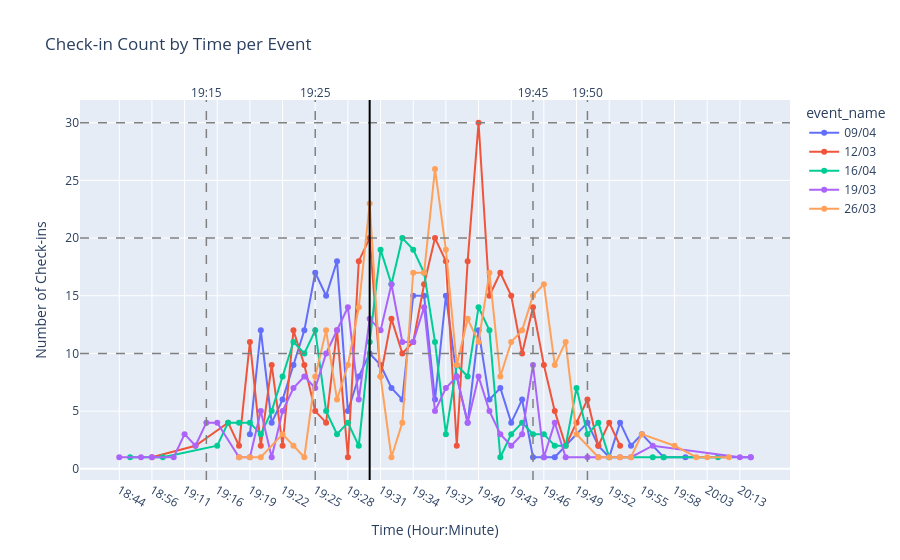

Notebook code cell kept with this figure:
### Code cell
# Check-in minute rush by event
min_rush_event = checkin_info.groupby(['event_name', 'hr_min'], as_index=False).size()
# min_rush = min_rush.sort_values(by=['hr_min'])
time_order = sorted(min_rush_event['hr_min'].unique(), key=lambda x: pd.to_datetime(x, format='%H:%M'))
min_fig = px.line(min_rush_event, x='hr_min', y='size', 
                  category_orders={'hr_min': time_order},  # ensure x-axis is in chronological order
                  color='event_name', markers=True,
                  title='Check-in Count by Time per Event')
min_fig.update_xaxes(dtick=3, tickangle=30)  
min_fig.update_layout(xaxis_title='Time (Hour:Minute)', yaxis_title='Number of Check-ins')

# add vertical lines for key time points 
time_ticks = ['19:15', '19:25', '19:45', '19:50']
for t in time_ticks:
    min_fig.add_vline(x=t, line_dash='dash', line_color='grey', line_width=1.5)
min_fig.add_trace(go.Scatter(x=time_ticks, y=[None] * len(time_ticks), xaxis='x2', 
                             showlegend=False, hoverinfo='skip', mode='markers', marker=dict(opacity=0)))
min_fig.update_layout(xaxis2=dict(overlaying='x', side='top', matches='x', 
                                  tickvals=[time_order.index(t) for t in time_ticks],  # numeric positions of those 4 times
                                  ticktext=time_ticks, showgrid=False,))
for p in [10, 20, 30]:
    min_fig.add_hline(y=p, line_dash='dash', line_color='grey', line_width=1.5)
min_fig.add_vline(x='19:30', line_dash='solid', line_color='black', line_width=2)
min_fig

### Figure 1 — Plotly figure (JSON) as saved in the notebook; plotly's stock layout.template omitted (floating-point values rounded to 4 significant figures)
{"data": [{"hovertemplate": "event_name=09/04<br>hr_min=%{x}<br>size=%{y}<extra></extra>", "legendgroup": "09/04", "line": {"color": "#636efa", "dash": "solid"}, "marker": {"symbol": "circle"}, "mode": "lines+markers", "name": "09/04", "orientation": "v", "showlegend": true, "type": "scatter", "x": ["19:19", "19:20", "19:21", "19:22", "19:23", "19:24", "19:25", "19:26", "19:27", "19:28", "19:29", "19:30", "19:31", "19:32", "19:33", "19:34", "19:35", "19:36", "19:37", "19:38", "19:39", "19:40", "19:41", "19:42", "19:43", "19:44", "19:45", "19:46", "19:47", "19:50", "19:51", "19:52", "19:53", "19:54", "19:55", "19:57", "20:00", "20:14"], "xaxis": "x", "y": [3, 12, 4, 6, 9, 12, 17, 15, 18, 5, 8, 10, 9, 7, 6, 15, 15, 6, 15, 8, 4, 12, 6, 7, 4, 6, 1, 1, 1, 4, 2, 1, 4, 2, 3, 1, 1, 1], "yaxis": "y"}, {"hovertemplate": "event_name=12/03<br>hr_min=%{x}<br>size=%{y}<extra></extra>", "legendgroup": "12/03", "line": {"color": "#EF553B", "dash": "solid"}, "marker": {"symbol": "circle"}, "mode": "lines+markers", "name": "12/03", "orientation": "v", "showlegend": true, "type": "scatter", "x": ["18:56", "19:13", "19:17", "19:18", "19:19", "19:20", "19:21", "19:22", "19:23", "19:24", "19:25", "19:26", "19:27", "19:28", "19:29", "19:30", "19:31", "19:32", "19:33", "19:34", "19:35", "19:36", "19:37", "19:38", "19:39", "19:40", "19:41", "19:42", "19:43", "19:44", "19:45", "19:46", "19:47", "19:48", "19:49", "19:50", "19:51", "19:52", "19:53"], "xaxis": "x", "y": [1, 2, 4, 2, 11, 2, 9, 2, 12, 9, 5, 4, 12, 1, 18, 20, 8, 13, 10, 11, 16, 20, 18, 2, 18, 30, 15, 17, 15, 10, 14, 9, 5, 2, 4, 6, 2, 4, 2], "yaxis": "y"}, {"hovertemplate": "event_name=16/04<br>hr_min=%{x}<br>size=%{y}<extra></extra>", "legendgroup": "16/04", "line": {"color": "#00cc96", "dash": "solid"}, "marker": {"symbol": "circle"}, "mode": "lines+markers", "name": "16/04", "orientation": "v", "showlegend": true, "type": "scatter", "x": ["18:49", "19:05", "19:16", "19:17", "19:18", "19:19", "19:20", "19:21", "19:22", "19:23", "19:24", "19:25", "19:26", "19:27", "19:28", "19:29", "19:30", "19:31", "19:32", "19:33", "19:34", "19:35", "19:36", "19:37", "19:38", "19:39", "19:40", "19:41", "19:42", "19:43", "19:44", "19:45", "19:46", "19:47", "19:48", "19:49", "19:50", "19:51", "19:52", "19:56", "19:57", "20:04"], "xaxis": "x", "y": [1, 1, 2, 4, 4, 4, 3, 5, 8, 11, 10, 12, 5, 3, 4, 2, 11, 19, 16, 20, 19, 17, 11, 3, 9, 8, 14, 12, 1, 3, 4, 3, 3, 2, 2, 7, 3, 4, 1, 1, 1, 1], "yaxis": "y"}, {"hovertemplate": "event_name=19/03<br>hr_min=%{x}<br>size=%{y}<extra></extra>", "legendgroup": "19/03", "line": {"color": "#ab63fa", "dash": "solid"}, "marker": {"symbol": "circle"}, "mode": "lines+markers", "name": "19/03", "orientation": "v", "showlegend": true, "type": "scatter", "x": ["18:44", "18:55", "18:56", "19:09", "19:11", "19:13", "19:15", "19:16", "19:18", "19:19", "19:20", "19:21", "19:22", "19:23", "19:24", "19:25", "19:26", "19:27", "19:28", "19:29", "19:30", "19:31", "19:32", "19:33", "19:34", "19:35", "19:36", "19:37", "19:38", "19:39", "19:40", "19:41", "19:42", "19:43", "19:44", "19:45", "19:46", "19:47", "19:48", "19:50", "19:51", "19:53", "19:54", "19:56", "20:13", "20:14"], "xaxis": "x", "y": [1, 1, 1, 1, 3, 2, 4, 4, 1, 1, 5, 1, 5, 7, 8, 7, 10, 12, 14, 6, 13, 12, 16, 11, 11, 14, 5, 7, 8, 4, 8, 5, 3, 2, 3, 9, 1, 4, 1, 1, 1, 1, 1, 2, 1, 1], "yaxis": "y"}, {"hovertemplate": "event_name=26/03<br>hr_min=%{x}<br>size=%{y}<extra></extra>", "legendgroup": "26/03", "line": {"color": "#FFA15A", "dash": "solid"}, "marker": {"symbol": "circle"}, "mode": "lines+markers", "name": "26/03", "orientation": "v", "showlegend": true, "type": "scatter", "x": ["19:18", "19:19", "19:20", "19:22", "19:23", "19:24", "19:25", "19:26", "19:27", "19:28", "19:29", "19:30", "19:31", "19:32", "19:33", "19:34", "19:35", "19:36", "19:37", "19:38", "19:39", "19:40", "19:41", "19:42", "19:43", "19:44", "19:45", "19:46", "19:47", "19:48", "19:49", "19:51", "19:52", "19:53", "19:54", "19:55", "19:58", "20:02", "20:03", "20:08"], "xaxis": "x", "y": [1, 1, 1, 3, 2, 1, 8, 12, 6, 9, 14, 23, 8, 1, 4, 17, 17, 26, 19, 9, 13, 11, 17, 8, 11, 12, 15, 16, 9, 11, 3, 1, 1, 1, 1, 3, 2, 1, 1, 1], "yaxis": "y"}, {"hoverinfo": "skip", "marker": {"opacity": 0}, "mode": "markers", "showlegend": false, "type": "scatter", "x": ["19:15", "19:25", "19:45", "19:50"], "xaxis": "x2", "y": [null, null, null, null]}], "layout": {"legend": {"title": {"text": "event_name"}, "tracegroupgap": 0}, "shapes": [{"line": {"color": "grey", "dash": "dash", "width": 1.5}, "type": "line", "x0": "19:15", "x1": "19:15", "xref": "x", "y0": 0, "y1": 1, "yref": "y domain"}, {"line": {"color": "grey", "dash": "dash", "width": 1.5}, "type": "line", "x0": "19:25", "x1": "19:25", "xref": "x", "y0": 0, "y1": 1, "yref": "y domain"}, {"line": {"color": "grey", "dash": "dash", "width": 1.5}, "type": "line", "x0": "19:45", "x1": "19:45", "xref": "x", "y0": 0, "y1": 1, "yref": "y domain"}, {"line": {"color": "grey", "dash": "dash", "width": 1.5}, "type": "line", "x0": "19:50", "x1": "19:50", "xref": "x", "y0": 0, "y1": 1, "yref": "y domain"}, {"line": {"color": "grey", "dash": "dash", "width": 1.5}, "type": "line", "x0": 0, "x1": 1, "xref": "x domain", "y0": 10, "y1": 10, "yref": "y"}, {"line": {"color": "grey", "dash": "dash", "width": 1.5}, "type": "line", "x0": 0, "x1": 1, "xref": "x domain", "y0": 20, "y1": 20, "yref": "y"}, {"line": {"color": "grey", "dash": "dash", "width": 1.5}, "type": "line", "x0": 0, "x1": 1, "xref": "x domain", "y0": 30, "y1": 30, "yref": "y"}, {"line": {"color": "black", "dash": "solid", "width": 2}, "type": "line", "x0": "19:30", "x1": "19:30", "xref": "x", "y0": 0, "y1": 1, "yref": "y domain"}], "title": {"text": "Check-in Count by Time per Event"}, "xaxis": {"anchor": "y", "categoryarray": ["18:44", "18:49", "18:55", "18:56", "19:05", "19:09", "19:11", "19:13", "19:15", "19:16", "19:17", "19:18", "19:19", "19:20", "19:21", "19:22", "19:23", "19:24", "19:25", "19:26", "19:27", "19:28", "19:29", "19:30", "19:31", "19:32", "19:33", "19:34", "19:35", "19:36", "19:37", "19:38", "19:39", "19:40", "19:41", "19:42", "19:43", "19:44", "19:45", "19:46", "19:47", "19:48", "19:49", "19:50", "19:51", "19:52", "19:53", "19:54", "19:55", "19:56", "19:57", "19:58", "20:00", "20:02", "20:03", "20:04", "20:08", "20:13", "20:14"], "categoryorder": "array", "domain": [0, 1], "dtick": 3, "tickangle": 30, "title": {"text": "Time (Hour:Minute)"}}, "xaxis2": {"matches": "x", "overlaying": "x", "showgrid": false, "side": "top", "ticktext": ["19:15", "19:25", "19:45", "19:50"], "tickvals": [8, 18, 38, 43]}, "yaxis": {"anchor": "x", "domain": [0, 1], "title": {"text": "Number of Check-ins"}}}}
